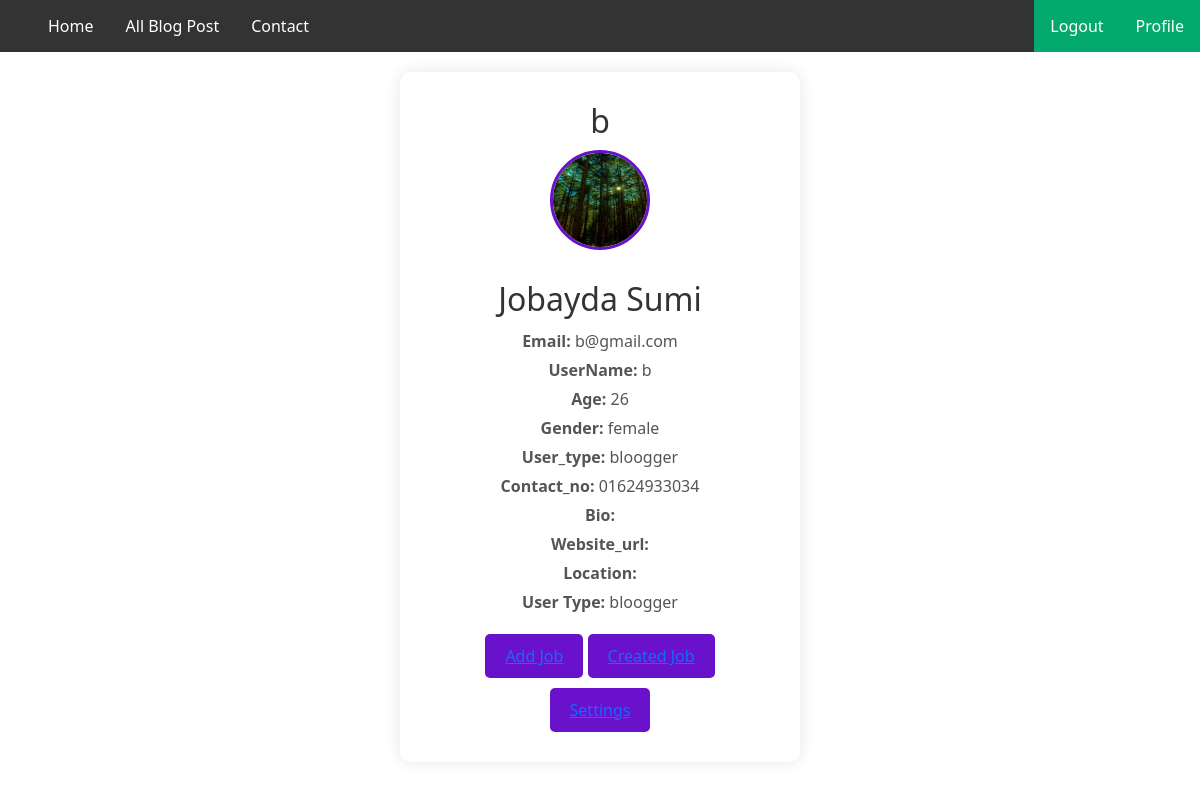
The page /profilePage/ (signed in) on the database its author committed.
### myApp/models.py (models this page shows, shortened)
class Custom_user(AbstractUser):
    GENDER=[
        ('male','Male'),
        ('female','Female'),
        ('other','Other'),
    ]
    USER=[
        ('viewers','Viewers'),
        ('bloogger','Bloogger'),
    ]
    user_type=models.CharField(choices=USER,max_length=100,null=True)
    Gender=models.CharField(choices=GENDER, max_length=100,null=True)
    Age=models.PositiveIntegerField(null=True)
    Contact_No=models.CharField(max_length=100,null=True)
    Profile_Pic=models.ImageField(upload_to="Media/Profile_Pic",null=True)

### myProject/views.py (the view)
# urls.py: path('profilePage/',profilePage,name='profilePage'),
def profilePage(request):
    return render(request, 'profilePage.html')

### Template/profilePage.html (shortened to what this page needs)
{% extends 'basePage.html' %}
{% block body %}
<div class="profile-container">
    <h2>{{ request.user.username }}</h2>
    <img src="/{{request.user.Profile_Pic }}" alt="Profile Picture">
    <h2>{{ request.user.first_name }} {{ request.user.last_name }}</h2>
    <p><strong>Email:</strong> {{ request.user.email }}</p>
    <p><strong>UserName:</strong> {{ request.user.username }}</p>
    <p><strong>Age:</strong> {{ request.user.Age }}</p>
    <p><strong>Gender:</strong> {{ request.user.Gender }}</p>
    <p><strong>User_type:</strong> {{ request.user.user_type }}</p>
    <p><strong>Contact_no:</strong> {{ request.user.Contact_No }}</p>
    {% if request.user.user_type == 'bloogger' %}
    <p><strong>Bio:</strong> {{ request.user.Bio }}</p>
    <p><strong>Website_url:</strong> {{ request.user.website_url }}</p>
    <p><strong>Location:</strong> {{ request.user.location }}</p>
    {% endif %}
    <p><strong>User Type:</strong> {{ request.user.user_type }}</p>
    {% if request.user.user_type == 'bloogger' %}
    <div class="button-container">
        <button class="edit-button"><a href="{% url 'addJob' %}">Add Job</a></button>
        <button class="edit-button"><a href="{% url 'createdJob' %}">Created Job</a></button>
    </div>
    {% endif %}
    <button class="edit-button"><a href="{% url 'editProfilePage' %}">Settings</a></button>
</div>
{% endblock body %}

### Template/basePage.html (shortened to what this page needs)
<!DOCTYPE html>
<html>
<head>
    <link href="https://cdn.jsdelivr.net/npm/bootstrap@5.3.3/dist/css/bootstrap.min.css" rel="stylesheet">
  </head>
</head>
<body>
{% include 'navbar.html' %}
{% block body %}
{% endblock body %}
</body>
</html>

### Template/navbar.html
<ul>
    <li><a href="{% url 'homePage' %}">Home</a></li>
    <li><a href="{% url 'AllBlogPost' %}">All Blog Post</a></li>
    <li><a href="#contact">Contact</a></li>
    <li style="float:right"><a class="active" href="{% url 'profilePage' %}">Profile</a></li>
    <li style="float:right"><a class="active" href="{% url 'logoutPage' %}">Logout</a></li>
  </ul>

### Template/basePage.html (style rules this page uses)
ul { list-style-type: none; margin: 0; padding: 0; overflow: hidden; background-color: #333; }
li { float: left; }
li a { display: block; color: white; text-align: center; padding: 14px 16px; text-decoration: none; }
.active { background-color: #04AA6D; }

### Template/profilePage.html (style rules this page uses)
.profile-container { background-color: white; padding: 20px; border-radius: 10px; box-shadow: 0 0 15px rgba(0, 0, 0, 0.1); width: 400px; text-align: center; margin: 20px auto; }
.profile-container img { width: 100px; height: 100px; border-radius: 50%; margin-bottom: 20px; border: 3px solid #6a11cb; }
h2 { margin: 10px 0; color: #333; }
p { margin: 5px 0; color: #555; }
.button-container { margin-top: 20px; }
.edit-button { padding: 10px 20px; background-color: #6a11cb; color: white; border: none; border-radius: 5px; cursor: pointer; transition: background-color 0.3s; margin-bottom: 10px; }

### rows shown on the page
Custom_user: user.username "b", user.Profile_Pic (picture), user.first_name "Jobayda", user.last_name "Sumi", user.email "b@gmail.com", user.Age "26", user.Gender "female", user.user_type "bloogger", user.Contact_No "01624933034"
